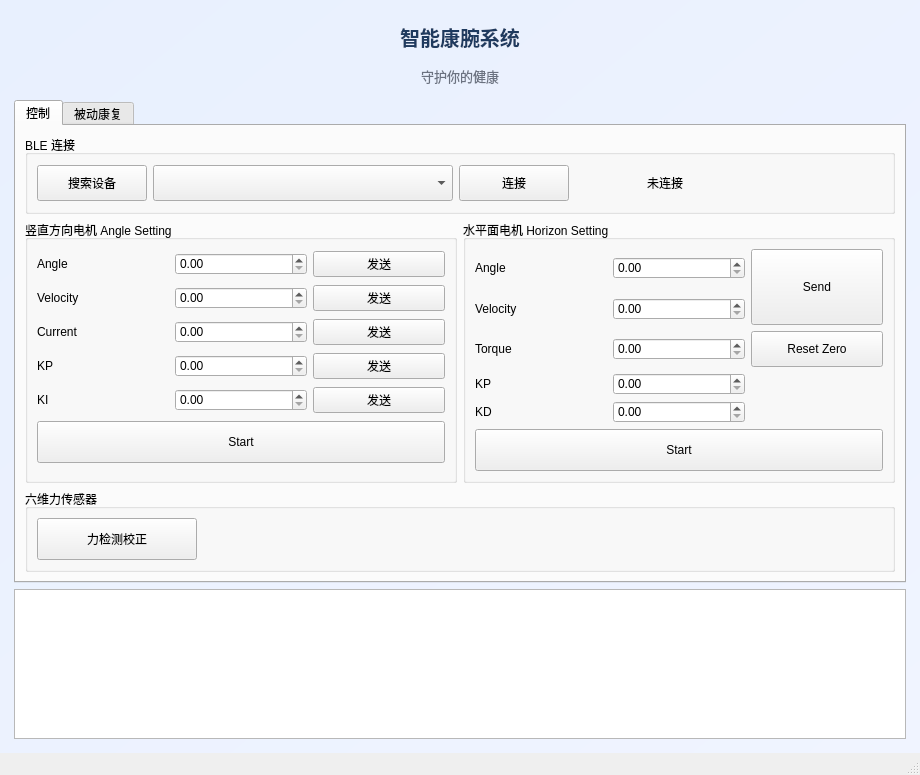
<?xml version="1.0" encoding="UTF-8"?>
<ui version="4.0">
 <class>MainWindow</class>
 <widget class="QMainWindow" name="MainWindow">
  <property name="geometry">
   <rect>
    <x>0</x>
    <y>0</y>
    <width>920</width>
    <height>640</height>
   </rect>
  </property>
  <property name="windowTitle">
   <string>智能康腕系统</string>
  </property>
  <widget class="QWidget" name="centralwidget">
   <property name="styleSheet">
    <string>QWidget#centralwidget { background: qlineargradient(x1:0, y1:0, x2:1, y2:1, stop:0 #E8F0FE, stop:1 #F0F4FF); }</string>
   </property>
   <layout class="QVBoxLayout" name="mainLayout">
    <property name="leftMargin">
     <number>14</number>
    </property>
    <property name="topMargin">
     <number>14</number>
    </property>
    <property name="rightMargin">
     <number>14</number>
    </property>
    <property name="bottomMargin">
     <number>14</number>
    </property>
    <item>
     <widget class="QLabel" name="titleLabel">
      <property name="text">
       <string>智能康腕系统</string>
      </property>
      <property name="alignment">
       <set>Qt::AlignCenter</set>
      </property>
      <property name="styleSheet">
       <string>QLabel { font-size: 20px; font-weight: bold; color: #1E3A5F; padding: 8px; }</string>
      </property>
     </widget>
    </item>
    <item>
     <widget class="QLabel" name="subtitleLabel">
      <property name="text">
       <string>守护你的健康</string>
      </property>
      <property name="alignment">
       <set>Qt::AlignCenter</set>
      </property>
      <property name="styleSheet">
       <string>QLabel { font-size: 13px; color: #6B7280; padding-bottom: 8px; }</string>
      </property>
     </widget>
    </item>
    <item>
     <widget class="QTabWidget" name="tabWidget">
      <widget class="QWidget" name="tab_control">
       <attribute name="title">
        <string>控制</string>
       </attribute>
       <layout class="QVBoxLayout" name="controlLayout">
    <item>
     <widget class="QGroupBox" name="bleGroupBox">
      <property name="title">
       <string>BLE 连接</string>
      </property>
      <layout class="QHBoxLayout" name="bleLayout">
       <item>
        <widget class="QPushButton" name="searchButton">
         <property name="minimumSize">
          <size>
           <width>110</width>
           <height>36</height>
          </size>
         </property>
         <property name="text">
          <string>搜索设备</string>
         </property>
        </widget>
       </item>
       <item>
        <widget class="QComboBox" name="deviceComboBox">
         <property name="minimumSize">
          <size>
           <width>300</width>
           <height>36</height>
          </size>
         </property>
        </widget>
       </item>
       <item>
        <widget class="QPushButton" name="connectButton">
         <property name="minimumSize">
          <size>
           <width>110</width>
           <height>36</height>
          </size>
         </property>
         <property name="text">
          <string>连接</string>
         </property>
        </widget>
       </item>
       <item>
        <widget class="QLabel" name="bleStatusLabel">
         <property name="minimumSize">
          <size>
           <width>180</width>
           <height>36</height>
          </size>
         </property>
         <property name="text">
          <string>未连接</string>
         </property>
         <property name="alignment">
          <set>Qt::AlignCenter</set>
         </property>
        </widget>
       </item>
       <item>
        <spacer name="bleSpacer">
         <property name="orientation">
          <enum>Qt::Horizontal</enum>
         </property>
         <property name="sizeHint" stdset="0">
          <size>
           <width>40</width>
           <height>20</height>
          </size>
         </property>
        </spacer>
       </item>
      </layout>
     </widget>
    </item>
    <item>
     <layout class="QHBoxLayout" name="motorLayout">
      <item>
       <widget class="QGroupBox" name="verticalMotorGroupBox">
        <property name="title">
         <string>竖直方向电机 Angle Setting</string>
        </property>
        <layout class="QGridLayout" name="verticalMotorLayout">
         <item row="0" column="0">
          <widget class="QLabel" name="verticalAngleLabel">
           <property name="text">
            <string>Angle</string>
           </property>
          </widget>
         </item>
         <item row="0" column="1">
          <widget class="QDoubleSpinBox" name="verticalAngleSpin"/>
         </item>
         <item row="0" column="2">
          <widget class="QPushButton" name="sendVerticalAngleButton">
           <property name="text">
            <string>发送</string>
           </property>
          </widget>
         </item>
         <item row="1" column="0">
          <widget class="QLabel" name="verticalVelocityLabel">
           <property name="text">
            <string>Velocity</string>
           </property>
          </widget>
         </item>
         <item row="1" column="1">
          <widget class="QDoubleSpinBox" name="verticalVelocitySpin"/>
         </item>
         <item row="1" column="2">
          <widget class="QPushButton" name="sendVerticalVelocityButton">
           <property name="text">
            <string>发送</string>
           </property>
          </widget>
         </item>
         <item row="2" column="0">
          <widget class="QLabel" name="verticalCurrentLabel">
           <property name="text">
            <string>Current</string>
           </property>
          </widget>
         </item>
         <item row="2" column="1">
          <widget class="QDoubleSpinBox" name="verticalCurrentSpin"/>
         </item>
         <item row="2" column="2">
          <widget class="QPushButton" name="sendVerticalCurrentButton">
           <property name="text">
            <string>发送</string>
           </property>
          </widget>
         </item>
         <item row="3" column="0">
          <widget class="QLabel" name="verticalKpLabel">
           <property name="text">
            <string>KP</string>
           </property>
          </widget>
         </item>
         <item row="3" column="1">
          <widget class="QDoubleSpinBox" name="verticalKpSpin"/>
         </item>
         <item row="3" column="2">
          <widget class="QPushButton" name="sendVerticalKpButton">
           <property name="text">
            <string>发送</string>
           </property>
          </widget>
         </item>
         <item row="4" column="0">
          <widget class="QLabel" name="verticalKiLabel">
           <property name="text">
            <string>KI</string>
           </property>
          </widget>
         </item>
         <item row="4" column="1">
          <widget class="QDoubleSpinBox" name="verticalKiSpin"/>
         </item>
         <item row="4" column="2">
          <widget class="QPushButton" name="sendVerticalKiButton">
           <property name="text">
            <string>发送</string>
           </property>
          </widget>
         </item>
         <item row="5" column="0" colspan="3">
          <widget class="QPushButton" name="verticalStartButton">
           <property name="minimumSize">
            <size>
             <width>0</width>
             <height>42</height>
            </size>
           </property>
           <property name="text">
            <string>Start</string>
           </property>
          </widget>
         </item>
        </layout>
       </widget>
      </item>
      <item>
       <widget class="QGroupBox" name="horizontalMotorGroupBox">
        <property name="title">
         <string>水平面电机 Horizon Setting</string>
        </property>
        <layout class="QGridLayout" name="horizontalMotorLayout">
         <item row="0" column="0">
          <widget class="QLabel" name="horizontalAngleLabel">
           <property name="text">
            <string>Angle</string>
           </property>
          </widget>
         </item>
         <item row="0" column="1">
          <widget class="QDoubleSpinBox" name="horizontalAngleSpin"/>
         </item>
         <item row="1" column="0">
          <widget class="QLabel" name="horizontalVelocityLabel">
           <property name="text">
            <string>Velocity</string>
           </property>
          </widget>
         </item>
         <item row="1" column="1">
          <widget class="QDoubleSpinBox" name="horizontalVelocitySpin"/>
         </item>
         <item row="2" column="0">
          <widget class="QLabel" name="horizontalTorqueLabel">
           <property name="text">
            <string>Torque</string>
           </property>
          </widget>
         </item>
         <item row="2" column="1">
          <widget class="QDoubleSpinBox" name="horizontalTorqueSpin"/>
         </item>
         <item row="3" column="0">
          <widget class="QLabel" name="horizontalKpLabel">
           <property name="text">
            <string>KP</string>
           </property>
          </widget>
         </item>
         <item row="3" column="1">
          <widget class="QDoubleSpinBox" name="horizontalKpSpin"/>
         </item>
         <item row="4" column="0">
          <widget class="QLabel" name="horizontalKdLabel">
           <property name="text">
            <string>KD</string>
           </property>
          </widget>
         </item>
         <item row="4" column="1">
          <widget class="QDoubleSpinBox" name="horizontalKdSpin"/>
         </item>
         <item row="0" column="2" rowspan="2">
          <widget class="QPushButton" name="sendHorizontalParamsButton">
           <property name="minimumSize">
            <size>
             <width>120</width>
             <height>76</height>
            </size>
           </property>
           <property name="text">
            <string>Send</string>
           </property>
          </widget>
         </item>
         <item row="2" column="2">
          <widget class="QPushButton" name="horizontalZeroButton">
           <property name="minimumSize">
            <size>
             <width>120</width>
             <height>36</height>
            </size>
           </property>
           <property name="text">
            <string>Reset Zero</string>
           </property>
          </widget>
         </item>
         <item row="5" column="0" colspan="3">
          <widget class="QPushButton" name="horizontalStartButton">
           <property name="minimumSize">
            <size>
             <width>0</width>
             <height>42</height>
            </size>
           </property>
           <property name="text">
            <string>Start</string>
           </property>
          </widget>
         </item>
        </layout>
       </widget>
      </item>
     </layout>
    </item>
    <item>
     <widget class="QGroupBox" name="forceSensorGroupBox">
      <property name="title">
       <string>六维力传感器</string>
      </property>
      <layout class="QHBoxLayout" name="forceSensorLayout">
       <item>
        <widget class="QPushButton" name="forceZeroButton">
         <property name="minimumSize">
          <size>
           <width>160</width>
           <height>42</height>
          </size>
         </property>
         <property name="text">
          <string>力检测校正</string>
         </property>
        </widget>
       </item>
       <item>
        <spacer name="forceSensorSpacer">
         <property name="orientation">
          <enum>Qt::Horizontal</enum>
         </property>
         <property name="sizeHint" stdset="0">
          <size>
           <width>40</width>
           <height>20</height>
          </size>
         </property>
        </spacer>
       </item>
      </layout>
     </widget>
    </item>
       </layout>
      </widget>
      <widget class="QWidget" name="tab_passive">
       <attribute name="title">
        <string>被动康复</string>
       </attribute>
       <layout class="QVBoxLayout" name="passiveTabLayout">
    <item>
      <widget class="QGroupBox" name="passiveRehabGroupBox">
       <property name="title">
        <string>被动康复</string>
       </property>
       <layout class="QGridLayout" name="passiveRehabGridLayout">
        <item row="0" column="0">
         <widget class="QLabel" name="label_passive_speed">
           <property name="text"><string>速度(度/秒):</string></property>
         </widget>
        </item>
        <item row="0" column="1">
         <widget class="QDoubleSpinBox" name="passiveSpeedSpin">
          <property name="decimals"><number>3</number></property>
           <property name="minimum"><double>1.000</double></property>
           <property name="maximum"><double>90.000</double></property>
           <property name="value"><double>20.000</double></property>
         </widget>
        </item>
        <item row="0" column="2">
         <widget class="QLabel" name="label_passive_cycles">
          <property name="text"><string>循环次数:</string></property>
         </widget>
        </item>
        <item row="0" column="3">
         <widget class="QSpinBox" name="passiveCyclesSpin">
          <property name="minimum"><number>1</number></property>
          <property name="maximum"><number>999</number></property>
          <property name="value"><number>10</number></property>
         </widget>
        </item>
        <item row="1" column="0">
         <widget class="QLabel" name="label_passive_range">
          <property name="text"><string>范围(度):</string></property>
         </widget>
        </item>
        <item row="1" column="1">
         <widget class="QDoubleSpinBox" name="passiveRangeMinSpin">
          <property name="decimals"><number>1</number></property>
           <property name="minimum"><double>-90.0</double></property>
           <property name="maximum"><double>90.0</double></property>
          <property name="value"><double>-60.0</double></property>
         </widget>
        </item>
        <item row="1" column="2">
         <widget class="QDoubleSpinBox" name="passiveRangeMaxSpin">
          <property name="decimals"><number>1</number></property>
           <property name="minimum"><double>-90.0</double></property>
           <property name="maximum"><double>90.0</double></property>
          <property name="value"><double>60.0</double></property>
         </widget>
        </item>
        <item row="2" column="0">
         <widget class="QLabel" name="label_passive_pause">
          <property name="text"><string>暂停(ms):</string></property>
         </widget>
        </item>
        <item row="2" column="1">
         <widget class="QSpinBox" name="passivePauseSpin">
          <property name="minimum"><number>0</number></property>
          <property name="maximum"><number>10000</number></property>
          <property name="value"><number>1000</number></property>
         </widget>
        </item>
        <item row="2" column="2">
         <widget class="QComboBox" name="passiveDirCombo">
          <item><property name="text"><string>屈曲优先</string></property></item>
          <item><property name="text"><string>伸展优先</string></property></item>
         </widget>
        </item>
        <item row="3" column="0" colspan="4">
         <layout class="QHBoxLayout">
          <item>
           <widget class="QPushButton" name="passiveToggleButton">
            <property name="text">
             <string>▶ 开始被动康复</string>
            </property>
            <property name="minimumSize">
             <size>
              <width>200</width>
              <height>40</height>
             </size>
            </property>
            <property name="styleSheet">
             <string>QPushButton { background-color: #2F80ED; color: white; font-weight: bold; font-size: 14px; border-radius: 8px; padding: 8px; } QPushButton:hover { background-color: #2563EB; }</string>
            </property>
           </widget>
          </item>
          <item>
           <widget class="QPushButton" name="passiveEmergencyResetButton">
            <property name="text">
             <string>紧急复位到 0°</string>
            </property>
            <property name="minimumSize">
             <size>
              <width>180</width>
              <height>40</height>
             </size>
            </property>
            <property name="styleSheet">
             <string>QPushButton { background-color: #D32F2F; color: white; font-weight: bold; font-size: 14px; border-radius: 8px; padding: 8px; } QPushButton:hover { background-color: #B71C1C; }</string>
            </property>
           </widget>
          </item>
         </layout>
        </item>
       </layout>
      </widget>
     </item>

       </layout>
      </widget>
     </widget>
    </item>

    <item>
<widget class="QTextBrowser" name="logTextBrowser">
      <property name="minimumSize">
       <size>
        <width>0</width>
        <height>150</height>
       </size>
      </property>
     </widget>
    </item>
   </layout>
  </widget>
  <widget class="QMenuBar" name="menubar">
   <property name="geometry">
    <rect>
     <x>0</x>
     <y>0</y>
     <width>920</width>
     <height>18</height>
    </rect>
   </property>
  </widget>
  <widget class="QStatusBar" name="statusbar"/>
 </widget>
 <resources/>
 <connections/>
</ui>
